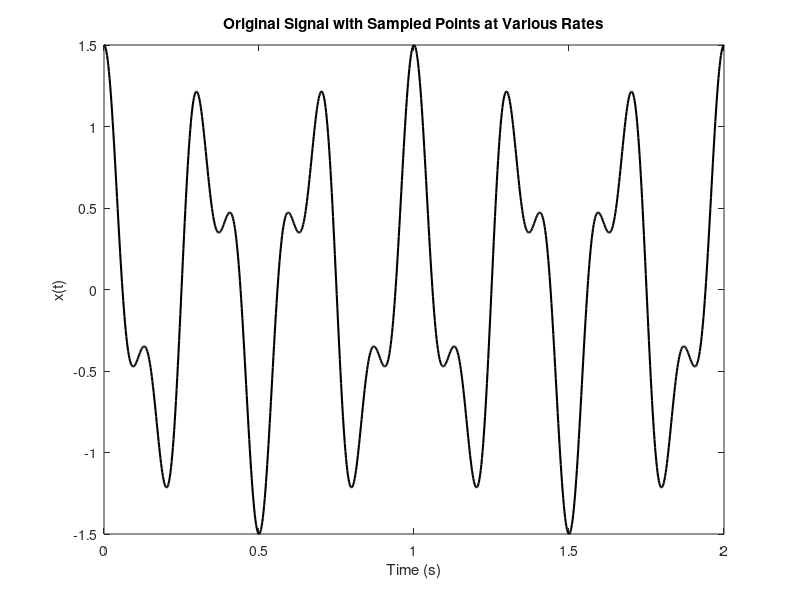

MATLAB code for this plot: (Note: this script raises an error after producing the figure.)
% ================================
% EECE 340 Project - Part 2.1: Sampling
% ================================

% --------- Signal Definition ---------

f1 = 3;   % Hz
f2 = 7;   % Hz
fmax = max(f1, f2);  % fmax = 7 Hz

T = 2;                       % total duration
N = 1000;                    % number of points
t = linspace(0, T, N);       % time base
xt = cos(2*pi*f1*t) + 0.5*cos(2*pi*f2*t); % signal

% --------- Sampling Rates ---------

fs_values = [0.5*fmax, fmax, 2*fmax];  % Sampling frequencies
colors = ['r', 'g', 'b'];              % Plot colors

% --------- Plotting Original Signal ---------

figure;
plot(t, xt, 'k', 'LineWidth', 1.5); hold on;
title('Original Signal with Sampled Points at Various Rates');
xlabel('Time (s)');
ylabel('x(t)');
legend_entries = {'Original Signal'};

% --------- Sampling and Plotting ---------

for i = 1:length(fs_values)
    fs = fs_values(i);
    [t_sample, x_sample] = mySample(t, xt, fs);  % Call external function
    plot(t_sample, x_sample, [colors(i) 'o'], 'DisplayName', ...
         sprintf('Samples at f_s = %.1f Hz', fs));
    legend_entries{end+1} = sprintf('f_s = %.1f Hz', fs);
end

legend(legend_entries, 'Location', 'best');
grid on;
